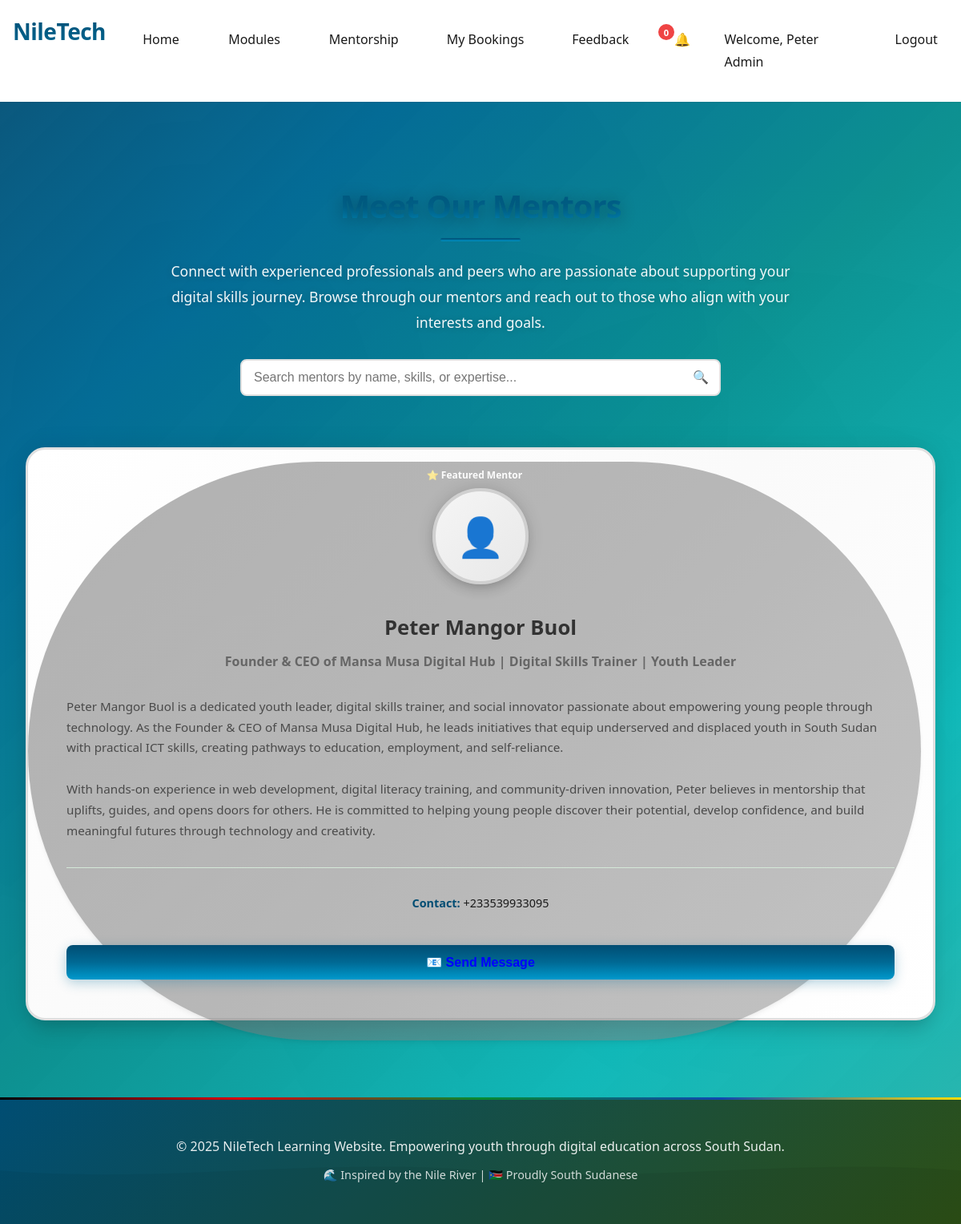
The app's page /pages/mentorship.php (signed in) with its own data.
### tables this page shows
CREATE TABLE IF NOT EXISTS mentorship (
    id INT(11) NOT NULL AUTO_INCREMENT,
    name VARCHAR(100) NOT NULL,
    role VARCHAR(200),
    bio TEXT,
    contact VARCHAR(200),
    image VARCHAR(255),
    email VARCHAR(255),
    created_at TIMESTAMP DEFAULT CURRENT_TIMESTAMP,
    updated_at TIMESTAMP DEFAULT CURRENT_TIMESTAMP ON UPDATE CURRENT_TIMESTAMP,
    PRIMARY KEY (id),
    INDEX idx_name (name),
    INDEX idx_email (email)
);

### config/session.php (called while the page is built, shortened)
<?php
$currentUserName = $_SESSION['user_name'] ?? 'Learner';

### pages/mentorship.php (the view, shortened to what this page needs)
<?php
require_once __DIR__ . '/config/session.php';
$mentors = [];
$conn = getDBConnection();
$hasImageColumn = false;
try {
    $checkColumn = $conn->query("SHOW COLUMNS FROM mentorship LIKE 'image'");
    $hasImageColumn = ($checkColumn && $checkColumn->num_rows > 0);
} catch (Exception $e) {
    $hasImageColumn = false;
}
$query = $hasImageColumn
    ? 'SELECT name, role, bio, contact, image FROM mentorship ORDER BY name ASC'
    : 'SELECT name, role, bio, contact FROM mentorship ORDER BY name ASC';
$stmt = $conn->prepare($query);
if ($stmt) {
    if ($stmt->execute()) {
        $result = $stmt->get_result();
        while ($row = $result->fetch_assoc()) {
            $mentors[] = $row;
        }
    }
}
?>
<!DOCTYPE html>
<html lang="en">
<head>
    <link rel="stylesheet" href="css/style.css">
</head>
<body>
    <nav class="navbar">
        <div class="container">
            <div class="nav-brand">
                <a href="index.php" style="text-decoration: none; color: inherit;">
                    <h1>NileTech</h1>
                </a>
            </div>
            <ul class="nav-menu" id="navMenu">
                <li><a href="index.php">Home</a></li>
                <li><a href="index.php#modules">Modules</a></li>
                <li><a href="mentorship.php" class="active">Mentorship</a></li>
                <li><a href="my-bookings.php">My Bookings</a></li>
                <li><a href="feedback.php">Feedback</a></li>
                <li style="position: relative;">
                    <a href="#" id="notification-bell" class="nav-link-login" style="position: relative; padding: 8px 12px; text-decoration: none;">
                        🔔
                        <span id="notification-badge" style="display: none; position: absolute; top: 0; right: 0; background: #ef4444; color: white; border-radius: 50%; width: 20px; height: 20px; font-size: 0.7rem; display: flex; align-items: center; justify-content: center; font-weight: bold;">0</span>
                    </a>
                </li>
                <li class="nav-user">
                    <span>Welcome, <?php echo htmlspecialchars($currentUserName, ENT_QUOTES, 'UTF-8'); ?></span>
                </li>
                <li><a href="logout.php" class="nav-link-login">Logout</a></li>
            </ul>
        </div>
    </nav>
    <div class="mentorship-water-background">
        <div class="mentorship-water-layer mentorship-water-layer-1"></div>
        <div class="mentorship-water-layer mentorship-water-layer-2"></div>
        <div class="mentorship-water-layer mentorship-water-layer-3"></div>
        <div class="mentorship-water-droplets"></div>
        <div class="mentorship-water-bubbles">
        </div>
    </div>
    <section class="mentorship page-mentorship">
        <div class="container">
            <div class="mentorship-header">
                <h2 class="section-title">Meet Our Mentors</h2>
                <p class="mentorship-description">
                    Connect with experienced professionals and peers who are passionate about supporting your digital skills journey.
                    Browse through our mentors and reach out to those who align with your interests and goals.
                </p>
                <div class="search-container" style="max-width: 600px; margin: 30px auto;">
                    <div class="search-box" style="position: relative;">
                        <input type="text"
                               id="mentor-search-input"
                               class="search-input"
                               placeholder="Search mentors by name, skills, or expertise..."
                               style="width: 100%; padding: 12px 45px 12px 15px; border: 2px solid #e0e0e0; border-radius: 8px; font-size: 1rem; transition: border-color 0.3s;">
                        <span style="position: absolute; right: 15px; top: 50%; transform: translateY(-50%); color: #666;">🔍</span>
                    </div>
                </div>
            </div>
            <?php if (count($mentors) === 0): ?>
                <p class="mentorship-empty">
                    Mentor profiles are not available yet. Please check back soon as we continue to grow the NileTech community.
                </p>
            <?php else: ?>
                <div class="mentors-grid">
                    <?php foreach ($mentors as $mentor): ?>
                        <?php
                        $isPeter = (strpos(strtolower($mentor['name']), 'peter mangor') !== false);
                        $cardClass = $isPeter ? 'mentor-card mentor-card-featured' : 'mentor-card';
                        ?>
                        <div class="<?php echo $cardClass; ?>" data-mentor-name="<?php echo htmlspecialchars($mentor['name'], ENT_QUOTES, 'UTF-8'); ?>">
                            <div class="mentor-avatar">
                                <?php
                                $hasImage = isset($mentor['image']) && !empty($mentor['image']) && file_exists($mentor['image']);
                                if ($hasImage):
                                ?>
                                    <img src="<?php echo htmlspecialchars($mentor['image'], ENT_QUOTES, 'UTF-8'); ?>"
                                         alt="<?php echo htmlspecialchars($mentor['name'], ENT_QUOTES, 'UTF-8'); ?>"
                                         class="mentor-image">
                                <?php else: ?>
                                    <span>👤</span>
                                <?php endif; ?>
                            </div>
                            <h3 class="mentor-name">
                                <?php echo htmlspecialchars($mentor['name'], ENT_QUOTES, 'UTF-8'); ?>
                            </h3>
                            <p class="mentor-role">
                                <?php echo htmlspecialchars($mentor['role'], ENT_QUOTES, 'UTF-8'); ?>
                            </p>
                            <p class="mentor-bio">
                                <?php echo nl2br(htmlspecialchars($mentor['bio'], ENT_QUOTES, 'UTF-8')); ?>
                            </p>
                            <?php if (!empty($mentor['contact'])): ?>
                                <p class="mentor-contact">
                                    <strong>Contact:</strong>
                                    <?php echo htmlspecialchars($mentor['contact'], ENT_QUOTES, 'UTF-8'); ?>
                                </p>
                            <?php endif; ?>
                            <div style="display: flex; gap: 10px; margin-top: 20px; flex-wrap: wrap;">
                                <button class="btn-contact-mentor" data-mentor-name="<?php echo htmlspecialchars($mentor['name'], ENT_QUOTES, 'UTF-8'); ?>" style="flex: 1; min-width: 150px;">
                                    📧 Send Message
                                </button>
                            </div>
                        </div>
                    <?php endforeach; ?>
                </div>
            <?php endif; ?>
        </div>
    </section>
    <footer class="footer">
        <div class="container">
            <p>&copy; 2025 NileTech Learning Website. Empowering youth through digital education across South Sudan.</p>
            <p style="margin-top: 10px; font-size: 0.9rem; opacity: 0.8;">🌊 Inspired by the Nile River | 🇸🇸 Proudly South Sudanese</p>
        </div>
    </footer>
</body>
</html>

### pages/mentorship.php (style rules this page uses)
.btn-contact-mentor { background: var(--gradient-river); color: blue; border: none; padding: 12px 30px; border-radius: 8px; font-size: 1rem; font-weight: 600; cursor: pointer; margin-top: 20px; width: 100%; transition: all 0.3s ease; box-shadow: 0 4px 15px rgba(0, 105, 148, 0.3); }

### records on screen
mentorship: name "Peter Mangor Buol", role "Founder & CEO of Mansa Musa Digital Hub | Digital Skills Trainer | Youth Leader", bio "Peter Mangor Buol is a dedicated youth leader, digital skills trainer, and social innovator passionate about empowering young people through technology. As the Founder & CEO of Mansa Musa Digital Hub, he leads initiatives that equip underserved and displaced youth in South Sudan with practical ICT skills, creating pathways to education, employment, and self-reliance. With hands-on experience in web development, digital literacy training, and community-driven innovation, Peter believes in mentorship that uplifts, guides, and opens doors for others. He is committed to helping young people discover their potential, develop confidence, and build meaningful futures through technology and…", contact "+233539933095"

### other values on screen
$currentUserName "Peter Admin"
